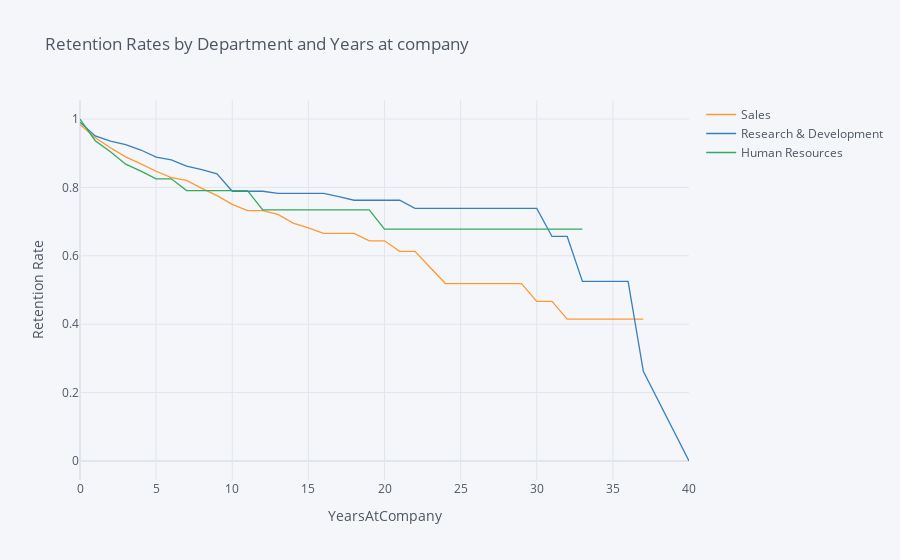

Notebook code cell kept with this figure:
### Markdown cell above
## 7. Let's investigate whether the department the employee works in has an impact on how long they stay with the company. Generate and plot survival curves showing retention by department and years the employee has worked at the company.

### Code cell
rates = survival(data, 'Department', 'YearsAtCompany', 'Attrition')

rates.iplot(kind='line', xTitle='YearsAtCompany', yTitle='Retention Rate',
            title='Retention Rates by Department and Years at company')

### Figure 1 — Plotly figure (JSON) as saved in the notebook; plotly's stock layout.template omitted (floating-point values rounded to 4 significant figures)
{"data": [{"line": {"color": "rgba(255, 153, 51, 1.0)", "dash": "solid", "shape": "linear", "width": 1.3}, "mode": "lines", "name": "Sales", "text": "", "type": "scatter", "x": [0, 1, 2, 3, 4, 5, 6, 7, 8, 9, 10, 11, 12, 13, 14, 15, 16, 17, 18, 19, 20, 21, 22, 23, 24, 25, 26, 27, 29, 30, 31, 32, 33, 34, 36, 37, 40], "y": [0.9843, 0.9453, 0.9158, 0.8891, 0.8689, 0.8473, 0.8285, 0.8205, 0.7971, 0.7759, 0.7502, 0.7319, 0.7319, 0.7209, 0.6956, 0.6819, 0.6653, 0.6653, 0.6653, 0.6438, 0.6438, 0.6132, 0.6132, 0.566, 0.5188, 0.5188, 0.5188, 0.5188, 0.5188, 0.467, 0.467, 0.4151, 0.4151, 0.4151, 0.4151, 0.4151, ""]}, {"line": {"color": "rgba(55, 128, 191, 1.0)", "dash": "solid", "shape": "linear", "width": 1.3}, "mode": "lines", "name": "Research & Development", "text": "", "type": "scatter", "x": [0, 1, 2, 3, 4, 5, 6, 7, 8, 9, 10, 11, 12, 13, 14, 15, 16, 17, 18, 19, 20, 21, 22, 23, 24, 25, 26, 27, 29, 30, 31, 32, 33, 34, 36, 37, 40], "y": [0.9906, 0.9503, 0.9351, 0.9249, 0.9093, 0.8886, 0.8805, 0.8624, 0.852, 0.8399, 0.7887, 0.7887, 0.7887, 0.7825, 0.7825, 0.7825, 0.7825, 0.7729, 0.7624, 0.7624, 0.7624, 0.7624, 0.7386, 0.7386, 0.7386, 0.7386, 0.7386, 0.7386, 0.7386, 0.7386, 0.6565, 0.6565, 0.5252, 0.5252, 0.5252, 0.2626, 0]}, {"line": {"color": "rgba(50, 171, 96, 1.0)", "dash": "solid", "shape": "linear", "width": 1.3}, "mode": "lines", "name": "Human Resources", "text": "", "type": "scatter", "x": [0, 1, 2, 3, 4, 5, 6, 7, 8, 9, 10, 11, 12, 13, 14, 15, 16, 17, 18, 19, 20, 21, 22, 23, 24, 25, 26, 27, 29, 30, 31, 32, 33, 34, 36, 37, 40], "y": [1, 0.9365, 0.9042, 0.868, 0.8474, 0.8251, 0.8251, 0.7907, 0.7907, 0.7907, 0.7907, 0.7907, 0.7342, 0.7342, 0.7342, 0.7342, 0.7342, 0.7342, 0.7342, 0.7342, 0.6777, 0.6777, 0.6777, 0.6777, 0.6777, 0.6777, 0.6777, 0.6777, 0.6777, 0.6777, 0.6777, 0.6777, 0.6777, "", "", "", ""]}], "layout": {"legend": {"bgcolor": "#F5F6F9", "font": {"color": "#4D5663"}}, "paper_bgcolor": "#F5F6F9", "plot_bgcolor": "#F5F6F9", "title": {"font": {"color": "#4D5663"}, "text": "Retention Rates by Department and Years at company"}, "xaxis": {"gridcolor": "#E1E5ED", "showgrid": true, "tickfont": {"color": "#4D5663"}, "title": {"font": {"color": "#4D5663"}, "text": "YearsAtCompany"}, "zerolinecolor": "#E1E5ED"}, "yaxis": {"gridcolor": "#E1E5ED", "showgrid": true, "tickfont": {"color": "#4D5663"}, "title": {"font": {"color": "#4D5663"}, "text": "Retention Rate"}, "zerolinecolor": "#E1E5ED"}}}
